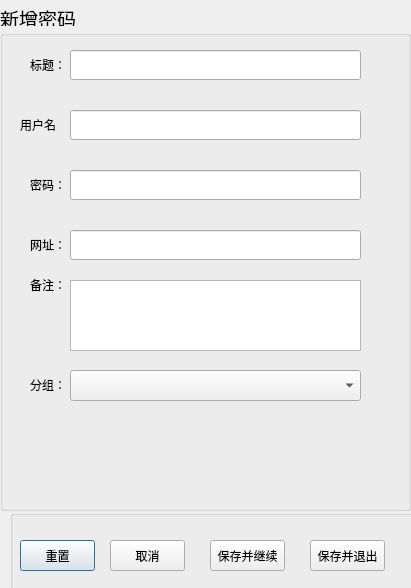
<?xml version="1.0" encoding="UTF-8"?>
<ui version="4.0">
 <class>Dialog_pwd_add</class>
 <widget class="QDialog" name="Dialog_pwd_add">
  <property name="geometry">
   <rect>
    <x>0</x>
    <y>0</y>
    <width>411</width>
    <height>588</height>
   </rect>
  </property>
  <property name="windowTitle">
   <string>Dialog</string>
  </property>
  <widget class="QLabel" name="label">
   <property name="geometry">
    <rect>
     <x>0</x>
     <y>10</y>
     <width>91</width>
     <height>16</height>
    </rect>
   </property>
   <property name="font">
    <font>
     <family>隶书</family>
     <pointsize>14</pointsize>
    </font>
   </property>
   <property name="text">
    <string>新增密码</string>
   </property>
  </widget>
  <widget class="QGroupBox" name="groupBox">
   <property name="geometry">
    <rect>
     <x>10</x>
     <y>510</y>
     <width>411</width>
     <height>81</height>
    </rect>
   </property>
   <property name="title">
    <string/>
   </property>
   <widget class="QPushButton" name="p_btn_pwd_pwd_reset">
    <property name="geometry">
     <rect>
      <x>10</x>
      <y>30</y>
      <width>75</width>
      <height>31</height>
     </rect>
    </property>
    <property name="text">
     <string>重置</string>
    </property>
   </widget>
   <widget class="QPushButton" name="p_btn_pwd_pwd_cancel">
    <property name="geometry">
     <rect>
      <x>100</x>
      <y>30</y>
      <width>75</width>
      <height>31</height>
     </rect>
    </property>
    <property name="text">
     <string>取消</string>
    </property>
   </widget>
   <widget class="QPushButton" name="p_btn_pwd_save_continue">
    <property name="geometry">
     <rect>
      <x>200</x>
      <y>30</y>
      <width>75</width>
      <height>31</height>
     </rect>
    </property>
    <property name="text">
     <string>保存并继续</string>
    </property>
   </widget>
   <widget class="QPushButton" name="p_btn_pwd_save_exit">
    <property name="geometry">
     <rect>
      <x>300</x>
      <y>30</y>
      <width>75</width>
      <height>31</height>
     </rect>
    </property>
    <property name="text">
     <string>保存并退出</string>
    </property>
   </widget>
  </widget>
  <widget class="QGroupBox" name="groupBox_2">
   <property name="geometry">
    <rect>
     <x>0</x>
     <y>30</y>
     <width>411</width>
     <height>481</height>
    </rect>
   </property>
   <widget class="QLineEdit" name="lineEdit_url_add">
    <property name="geometry">
     <rect>
      <x>70</x>
      <y>200</y>
      <width>291</width>
      <height>30</height>
     </rect>
    </property>
    <property name="maxLength">
     <number>64</number>
    </property>
   </widget>
   <widget class="QLabel" name="label_5">
    <property name="geometry">
     <rect>
      <x>30</x>
      <y>20</y>
      <width>31</width>
      <height>30</height>
     </rect>
    </property>
    <property name="text">
     <string>标题：</string>
    </property>
   </widget>
   <widget class="QLabel" name="label_7">
    <property name="geometry">
     <rect>
      <x>30</x>
      <y>140</y>
      <width>41</width>
      <height>30</height>
     </rect>
    </property>
    <property name="text">
     <string>密码：</string>
    </property>
   </widget>
   <widget class="QLabel" name="label_pwd_add_notice">
    <property name="geometry">
     <rect>
      <x>70</x>
      <y>55</y>
      <width>291</width>
      <height>21</height>
     </rect>
    </property>
    <property name="palette">
     <palette>
      <active>
       <colorrole role="WindowText">
        <brush brushstyle="SolidPattern">
         <color alpha="255">
          <red>255</red>
          <green>0</green>
          <blue>0</blue>
         </color>
        </brush>
       </colorrole>
       <colorrole role="Text">
        <brush brushstyle="SolidPattern">
         <color alpha="255">
          <red>255</red>
          <green>0</green>
          <blue>0</blue>
         </color>
        </brush>
       </colorrole>
       <colorrole role="PlaceholderText">
        <brush brushstyle="SolidPattern">
         <color alpha="128">
          <red>255</red>
          <green>0</green>
          <blue>0</blue>
         </color>
        </brush>
       </colorrole>
      </active>
      <inactive>
       <colorrole role="WindowText">
        <brush brushstyle="SolidPattern">
         <color alpha="255">
          <red>255</red>
          <green>0</green>
          <blue>0</blue>
         </color>
        </brush>
       </colorrole>
       <colorrole role="Text">
        <brush brushstyle="SolidPattern">
         <color alpha="255">
          <red>255</red>
          <green>0</green>
          <blue>0</blue>
         </color>
        </brush>
       </colorrole>
       <colorrole role="PlaceholderText">
        <brush brushstyle="SolidPattern">
         <color alpha="128">
          <red>255</red>
          <green>0</green>
          <blue>0</blue>
         </color>
        </brush>
       </colorrole>
      </inactive>
      <disabled>
       <colorrole role="WindowText">
        <brush brushstyle="SolidPattern">
         <color alpha="255">
          <red>120</red>
          <green>120</green>
          <blue>120</blue>
         </color>
        </brush>
       </colorrole>
       <colorrole role="Text">
        <brush brushstyle="SolidPattern">
         <color alpha="255">
          <red>120</red>
          <green>120</green>
          <blue>120</blue>
         </color>
        </brush>
       </colorrole>
       <colorrole role="PlaceholderText">
        <brush brushstyle="SolidPattern">
         <color alpha="128">
          <red>0</red>
          <green>0</green>
          <blue>0</blue>
         </color>
        </brush>
       </colorrole>
      </disabled>
     </palette>
    </property>
    <property name="font">
     <font>
      <family>Agency FB</family>
      <weight>75</weight>
      <bold>true</bold>
     </font>
    </property>
   </widget>
   <widget class="QLabel" name="label_6">
    <property name="geometry">
     <rect>
      <x>20</x>
      <y>80</y>
      <width>41</width>
      <height>30</height>
     </rect>
    </property>
    <property name="text">
     <string>用户名：</string>
    </property>
   </widget>
   <widget class="QLabel" name="label_10">
    <property name="geometry">
     <rect>
      <x>30</x>
      <y>340</y>
      <width>31</width>
      <height>30</height>
     </rect>
    </property>
    <property name="text">
     <string>分组：</string>
    </property>
   </widget>
   <widget class="QLabel" name="label_9">
    <property name="geometry">
     <rect>
      <x>30</x>
      <y>240</y>
      <width>31</width>
      <height>30</height>
     </rect>
    </property>
    <property name="text">
     <string>备注：</string>
    </property>
   </widget>
   <widget class="QLabel" name="label_8">
    <property name="geometry">
     <rect>
      <x>30</x>
      <y>200</y>
      <width>31</width>
      <height>30</height>
     </rect>
    </property>
    <property name="text">
     <string>网址：</string>
    </property>
   </widget>
   <widget class="QLineEdit" name="lineEdit_pwd_add">
    <property name="geometry">
     <rect>
      <x>70</x>
      <y>140</y>
      <width>291</width>
      <height>30</height>
     </rect>
    </property>
    <property name="maxLength">
     <number>32</number>
    </property>
   </widget>
   <widget class="QComboBox" name="comboBox_pwd_category_add">
    <property name="geometry">
     <rect>
      <x>70</x>
      <y>340</y>
      <width>291</width>
      <height>31</height>
     </rect>
    </property>
    <property name="maxVisibleItems">
     <number>8</number>
    </property>
   </widget>
   <widget class="QPlainTextEdit" name="plainTextEdit_remark_add">
    <property name="geometry">
     <rect>
      <x>70</x>
      <y>250</y>
      <width>291</width>
      <height>71</height>
     </rect>
    </property>
   </widget>
   <widget class="QLineEdit" name="lineEdit_title_add">
    <property name="geometry">
     <rect>
      <x>70</x>
      <y>20</y>
      <width>291</width>
      <height>30</height>
     </rect>
    </property>
    <property name="maxLength">
     <number>32</number>
    </property>
   </widget>
   <widget class="QLineEdit" name="lineEdit_usr_add">
    <property name="geometry">
     <rect>
      <x>70</x>
      <y>80</y>
      <width>291</width>
      <height>30</height>
     </rect>
    </property>
    <property name="maxLength">
     <number>32</number>
    </property>
   </widget>
  </widget>
 </widget>
 <resources/>
 <connections/>
</ui>
